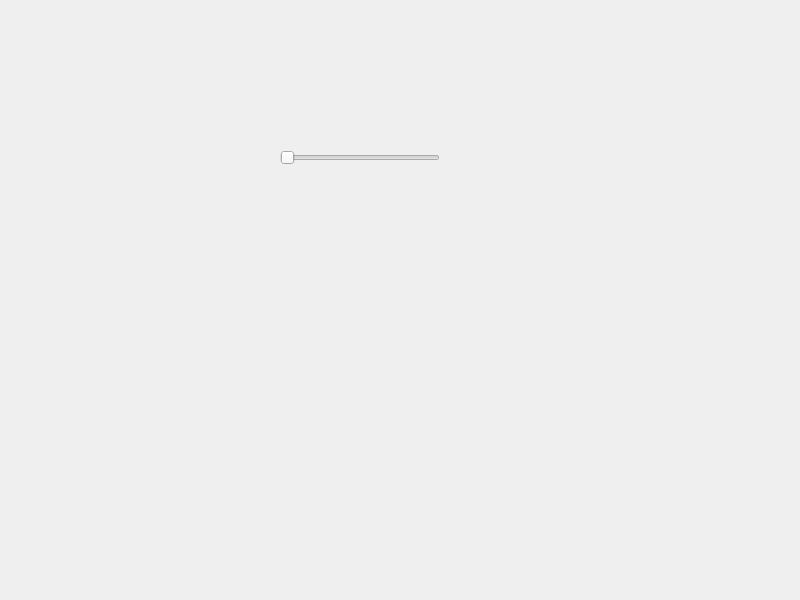
<?xml version="1.0" encoding="UTF-8"?>
<ui version="4.0">
 <class>Dialog</class>
 <widget class="QDialog" name="Dialog">
  <property name="geometry">
   <rect>
    <x>0</x>
    <y>0</y>
    <width>800</width>
    <height>600</height>
   </rect>
  </property>
  <property name="windowTitle">
   <string>Dialog</string>
  </property>
  <widget class="QSlider" name="horizontalSlider">
   <property name="geometry">
    <rect>
     <x>280</x>
     <y>150</y>
     <width>160</width>
     <height>16</height>
    </rect>
   </property>
   <property name="orientation">
    <enum>Qt::Horizontal</enum>
   </property>
  </widget>
 </widget>
 <resources/>
 <connections/>
</ui>
